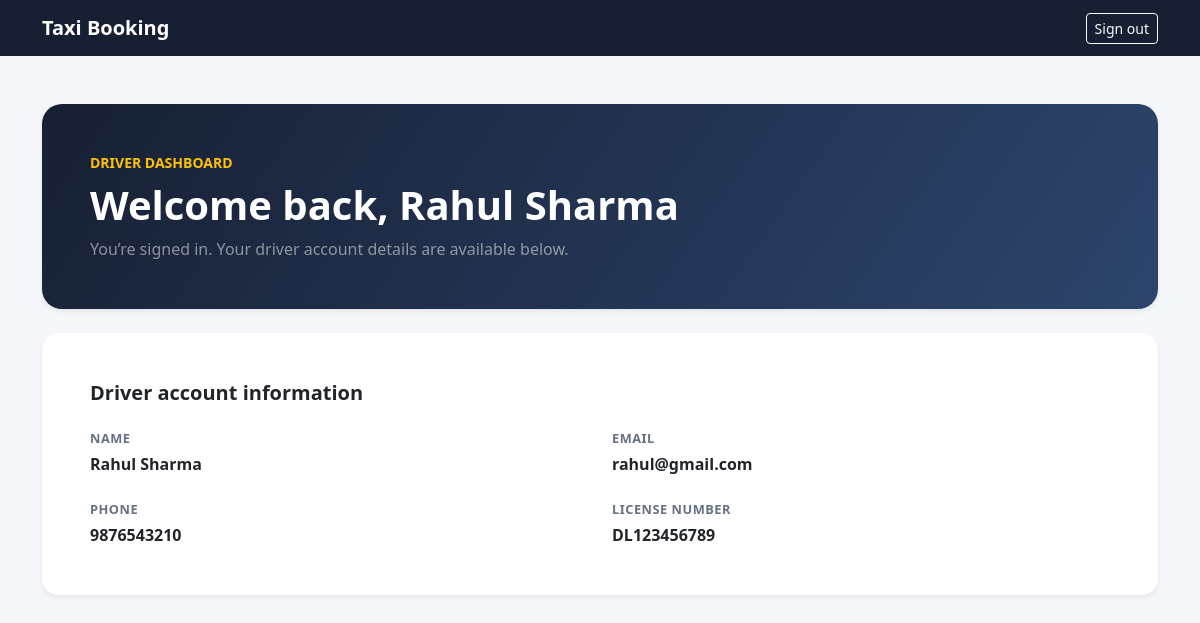
Page /driver/dashboard/ (signed in) on the committed database.
### core/models.py (models this page shows, shortened)
class Driver(models.Model):
    name = models.CharField(max_length=100)
    email = models.EmailField(unique=True)
    license_number = models.CharField(
        max_length=50,
        unique=True
    )
    mobile = models.CharField(max_length=15)
    taxi_number = models.CharField(max_length=20, blank=True)
    password = models.CharField(max_length=128)

### core/views.py (the view)
def driver_dashboard(request):
    driver_id = request.session.get('driver_user_id')
    if driver_id is None:
        return redirect('driver_login')
    driver = Driver.objects.filter(pk=driver_id).first()
    if driver is None:
        request.session.pop('driver_user_id', None)
        messages.info(request, 'Please sign in to continue.')
        return redirect('driver_login')
    return render(request, 'core/driver_dashboard.html', {'driver': driver})

### core/templates/core/driver_dashboard.html (shortened to what this page needs)
<!DOCTYPE html>
<html lang="en">
<head>
    <link href="https://cdn.jsdelivr.net/npm/bootstrap@5.3.3/dist/css/bootstrap.min.css"
          rel="stylesheet">
</head>
<body>
<nav class="navbar navbar-dark dashboard-navbar">
    <div class="container">
        <a class="navbar-brand fw-bold" href="{% url 'driver_dashboard' %}">
            Taxi Booking
        </a>
        <form method="post" action="{% url 'driver_logout' %}">
            <button type="submit" class="btn btn-outline-light btn-sm">
                Sign out
            </button>
        </form>
    </div>
</nav>
<main class="container py-4 py-md-5">
    <section class="card welcome-card shadow-sm mb-4">
        <div class="card-body p-4 p-md-5">
            <p class="small fw-semibold text-uppercase text-warning mb-2">
                Driver dashboard
            </p>
            <h1 class="display-6 fw-bold mb-2">
                Welcome back, {{ driver.name }}
            </h1>
            <p class="text-white-50 mb-0">
                You’re signed in. Your driver account details are available below.
            </p>
        </div>
    </section>
    <section class="card content-card shadow-sm" aria-labelledby="account-heading">
        <div class="card-body p-4 p-md-5">
            <h2 id="account-heading" class="h5 fw-bold mb-4">
                Driver account information
            </h2>
            <div class="row g-4">
                <div class="col-12 col-md-6">
                    <div class="detail-label mb-1">Name</div>
                    <div class="fw-semibold">{{ driver.name }}</div>
                </div>
                <div class="col-12 col-md-6">
                    <div class="detail-label mb-1">Email</div>
                    <div class="fw-semibold">{{ driver.email }}</div>
                </div>
                <div class="col-12 col-md-6">
                    <div class="detail-label mb-1">Phone</div>
                    <div class="fw-semibold">{{ driver.mobile }}</div>
                </div>
                <div class="col-12 col-md-6">
                    <div class="detail-label mb-1">License number</div>
                    <div class="fw-semibold">{{ driver.license_number }}</div>
                </div>
            </div>
        </div>
    </section>
</main>
</body>
</html>

### core/templates/core/driver_dashboard.html (style rules this page uses)
body { background: #f4f6fa; color: #182235; }
.dashboard-navbar { background: #172033; }
.welcome-card { background: linear-gradient(125deg, #172033, #2d456d); border: 0; border-radius: 1.25rem; color: #fff; }
.content-card { border: 0; border-radius: 1rem; }
.detail-label { color: #667085; font-size: 0.8rem; font-weight: 600; letter-spacing: 0.04em; text-transform: uppercase; }

### rows in the picture
Driver: name "Rahul Sharma", email "rahul@gmail.com", mobile "9876543210", license_number "DL123456789"
